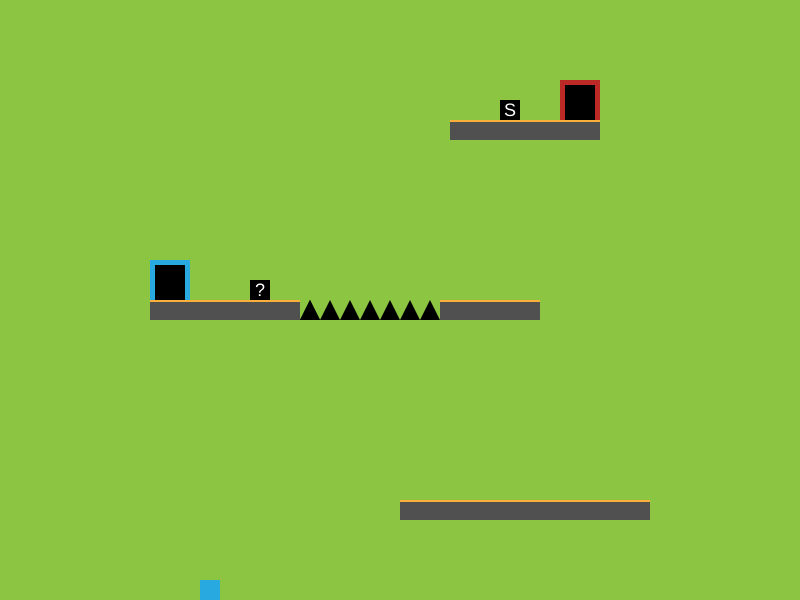
Frame 1 (no input)
Frame 60 (no input): identical to frame 1, image omitted
Frame 120 (the mouse pressed at the canvas centre since frame 60): identical to frame 1, image omitted

The p5.js sketch that drew this single still picture (run headless with seeded random() and noise() and a simulated clock; from frame 60 on, the mouse is pressed at the canvas centre):

// p5.js sketch
// ── sketch.js
// PLATFORMER LIBRARY

// Declare Global Variables
let player1;

let GREY = 80;
let RED = "#bb2a27";
let GREEN = "#8cc542";
let BLUE = "#28a9e0";
let ORANGE = "#faaf3b";
let BROWN = "#aa6c39";

// SETUP FUNCTION - Runs once at beginning of program
function setup() {
    createCanvas(800, 600);
	
	// Initialize Global Variables
	initPlayer1();
}

// DRAW FUNCTION - Loops @ 60FPS by default
function draw() {
	// LOGIC
	movePlayer1();
	
	// DRAW
    background(GREEN);
	drawPlayer1();

	// test platform library
	platform(150,300,150,20,GREY,ORANGE);// blue door
	platform(400,500,250,20, GREY,ORANGE);// bottom
	platform(450,120,150,20,GREY,ORANGE);// red door
	platform(440,300,100,20,GREY,ORANGE);// smallest

	powerUP(250,280, "?");
	powerUP(500, 100, "S");

    spike();
	
    spikeBridge();

	door(150,260,40,40,BLUE);
	door(560,80,40,40,RED);
}

// EVENT FUNCTIONS
function keyPressed() {
	jumpPlayer1();
}

// ── platformerLib.js
function platform(x, y, w, h, col, topCol) {
    noStroke();
    // Main Platform
    fill(col);
    rect(x, y, w, h);
    // platform top
    fill(topCol)
    rect(x, y, w, 2);
}
function powerUP(x, y, char) {
    // box
    noStroke();
    fill(0);
    rect(x, y, 20, 20);
    // Text
    fill(255);
    textAlign(CENTER);
    textSize(18);
    text(char, x + 10, y + 16 );
}
function spike(){
    noStroke();
    fill(0);
    triangle(300, 320, 320, 320, 310, 300);
}
function door(x, y, w, h, frame){
    noStroke();
    fill(frame);
    rect(x, y, w , h );
    
    fill(0);
    rect(x + 5, y + 5, w - 10, h - 5);
}
function spikeBridge(){
    noStroke();
    fill(0);
    triangle(300, 320, 320, 320, 310, 300);

    //2
    noStroke();
    fill(0);
    triangle(320, 320, 340, 320, 330, 300);

    //3
    noStroke();
    fill(0);
    triangle(340, 320, 360, 320, 350, 300);

    //4
    noStroke();
    fill(0);
    triangle(360, 320, 380, 320, 370, 300);

    //5
    noStroke();
    fill(0);
    triangle(380, 320, 400, 320, 390, 300);

    //6
    noStroke();
    fill(0);
    triangle(400, 320, 420, 320, 410, 300);

    //7
    noStroke();
    fill(0);
    triangle(420, 320, 440, 320, 430, 300);
}
// ── player1.js
// Player 1 Functions
function initPlayer1() {
	player1 = {
		x: 200,
		y: 580,
		w: 20,
		h: 20,
		xSpeed: 5,
		ySpeed: 0,
		a: 1,
		col: BLUE,
	};
}

function movePlayer1() {
	// Move Horizontally on Key is Down
	if (keyIsDown(LEFT_ARROW)) {
		player1.x += -player1.xSpeed; 
		// check for left wall
        if (player1.x < 0 ) {
			player1.x = 0; 
		}
	} else if (keyIsDown(RIGHT_ARROW)) {
		player1.x += player1.xSpeed;
		// Check for Right Wall
		if (player1.x + player1.w > 800) {
            player1.x = 800 - player1.w;
        }
	}
	
	// Move Vertically - Gravity
	player1.y += player1.ySpeed; // Move Vertically
	player1.ySpeed += player1.a; // Apply Gravity
	if (player1.y + player1.h > height) {
		// Land on Ground
	player1.y = height - player1.h;
	}
	// check for roof
	if( player1.y < 0 ) {
		player1.y = 0;
	}
}

function drawPlayer1() {
	// Draw Player
	noStroke();
	fill(player1.col);
	rect(player1.x, player1.y, player1.w, player1.h);
}

function jumpPlayer1() {
	// Jump on UP_ARROW
	if (keyCode == UP_ARROW) {
		player1.ySpeed = -20;
	}
}
